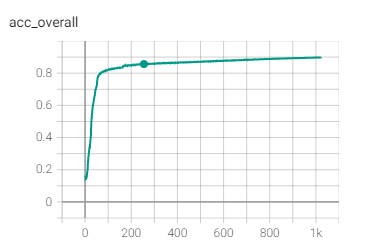
#> input picture images/40_acc_overall.PNG, 372 x 246 px
$ python -i randaugment.py   (imports and definitions only)
#> lines starting #> are read from the running program, lines starting #| are printed output that depends on the picture
#> further down, picture is the input picture: shape (246, 372, 3); mean B, G, R 249.7, 249.8, 248.5
import cv2
import numpy as np


## aug functions
def identity_func(img):
    return img


def autocontrast_func(img, cutoff=0):
    '''
        same output as PIL.ImageOps.autocontrast
    '''
    n_bins = 256
    def tune_channel(ch):
        n = ch.size
#> n = 91512
        cut = cutoff * n // 100
#> cut = 0
        if cut == 0:
            high, low = ch.max(), ch.min()
#> high = 255; low = 33
        else:
            hist = cv2.calcHist([ch], [0], None, [n_bins], [0, n_bins])
            low = np.argwhere(np.cumsum(hist) > cut)
            low = 0 if low.shape[0] == 0 else low[0]
            high = np.argwhere(np.cumsum(hist[::-1]) > cut)
            high = n_bins - 1 if high.shape[0] == 0 else n_bins - 1 - high[0]
        if high <= low:
            table = np.arange(n_bins)
        else:
            scale = (n_bins - 1) / (high - low)
#> scale = 1.15
            offset = -low * scale
#> offset = 256.1
            table = np.arange(n_bins) * scale + offset
#> table = 256 values from 256.1 to 549.1
            table[table < 0] = 0
            table[table > n_bins - 1] = n_bins - 1
        table = table.clip(0, 255).astype(np.uint8)
#> table = 256 values from 255 to 255
        return table[ch]
#> returned value: shape (246, 372); every value is 255
    channels = [tune_channel(ch) for ch in cv2.split(img)]
#> channels = 3 items
    out = cv2.merge(channels)
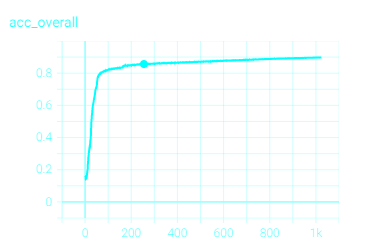
#> out: shape (246, 372, 3); mean of channels 0, 1, 2 255, 255, 248.5; drawn as B, G, R
    return out


# [163 lines left out: functions equalize_func, rotate_func, solarize_func, color_func, contrast_func, brightness_func and 7 more, not called in this run]


### level to args
def enhance_level_to_args(MAX_LEVEL):
    def level_to_args(level):
        return ((level / MAX_LEVEL) * 1.8 + 0.1, )
    return level_to_args


def shear_level_to_args(MAX_LEVEL, replace_value):
    # [4 lines left out: function level_to_args, not called in this run]
    return level_to_args


def translate_level_to_args(translate_const, MAX_LEVEL, replace_value):
    # [4 lines left out: function level_to_args, not called in this run]
    return level_to_args


# [5 lines left out: function cutout_level_to_args, not called in this run]


def solarize_level_to_args(MAX_LEVEL):
    def level_to_args(level):
        level = int((level / MAX_LEVEL) * 256)
        return (level, )
    return level_to_args


def none_level_to_args(level):
    return ()


def posterize_level_to_args(MAX_LEVEL):
    def level_to_args(level):
        level = int((level / MAX_LEVEL) * 4)
        return (level, )
    return level_to_args


def rotate_level_to_args(MAX_LEVEL, replace_value):
    # [4 lines left out: function level_to_args, not called in this run]
    return level_to_args


func_dict = {
    'Identity': identity_func,
    'AutoContrast': autocontrast_func,
    'Equalize': equalize_func,
    'Rotate': rotate_func,
    'Solarize': solarize_func,
    'Color': color_func,
    'Contrast': contrast_func,
    'Brightness': brightness_func,
    'Sharpness': sharpness_func,
    'ShearX': shear_x_func,
    'TranslateX': translate_x_func,
    'TranslateY': translate_y_func,
    'Posterize': posterize_func,
    'ShearY': shear_y_func,
}

translate_const = 10
MAX_LEVEL=10
replace_value = (128, 128, 128)
arg_dict = {
    'Identity': none_level_to_args,
    'AutoContrast': none_level_to_args,
    'Equalize': none_level_to_args,
    'Rotate': rotate_level_to_args(MAX_LEVEL, replace_value),
    'Solarize': solarize_level_to_args(MAX_LEVEL),
    'Color': enhance_level_to_args(MAX_LEVEL),
    'Contrast': enhance_level_to_args(MAX_LEVEL),
    'Brightness': enhance_level_to_args(MAX_LEVEL),
    'Sharpness': enhance_level_to_args(MAX_LEVEL),
    'ShearX': shear_level_to_args(MAX_LEVEL, replace_value),
    'TranslateX': translate_level_to_args(
        translate_const, MAX_LEVEL, replace_value
    ),
    'TranslateY': translate_level_to_args(
        translate_const, MAX_LEVEL, replace_value
    ),
    'Posterize': posterize_level_to_args(MAX_LEVEL),
    'ShearY': shear_level_to_args(MAX_LEVEL, replace_value),
}


class RandomAugment(object):

    def __init__(self, N=2, M=10):
        self.N = N
        self.M = M

    def get_random_ops(self):
        sampled_ops = np.random.choice(list(func_dict.keys()), self.N)
        return [(op, 0.5, self.M) for op in sampled_ops]

    # [8 lines left out: function __call__, not called in this run]

>>> import cv2
>>> picture = cv2.imread('../images/40_acc_overall.PNG')
>>> result = autocontrast_func(picture)

$ run again, on images/40_test_acc.PNG
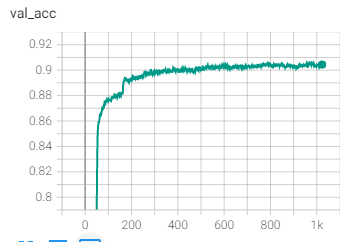
#> input picture images/40_test_acc.PNG, 358 x 242 px
#> picture is the input picture: shape (242, 358, 3); mean B, G, R 248.3, 248.4, 245.9
#> high = 255; low = 33
#> scale = 1.15
#> offset = 256.1
#> in tune_channel, `table = np.arange(n_bins) * scale + offset`: table = 256 values from 256.1 to 549.1
#> in tune_channel, `table = table.clip(0, 255).astype(np.uint8)`: table = 256 values from 255 to 255
#> low = 0
#> scale = 1
#> offset = 0
#> in tune_channel (call 3), `table = np.arange(n_bins) * scale + offset`: table = 256 values from 0 to 255
#> in tune_channel (call 3), `return table[ch]`:
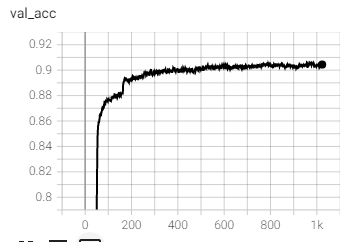
#> returned value: shape (242, 358); min 0, max 255, mean 245.9
#> channels = 3 items
#> in autocontrast_func, `out = cv2.merge(channels)`:
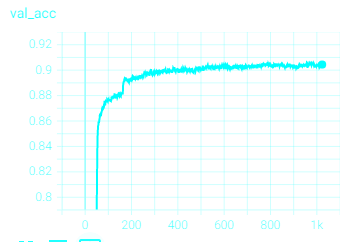
#> out: shape (242, 358, 3); mean of channels 0, 1, 2 255, 255, 245.9; drawn as B, G, R

$ run again, on images/framework.png
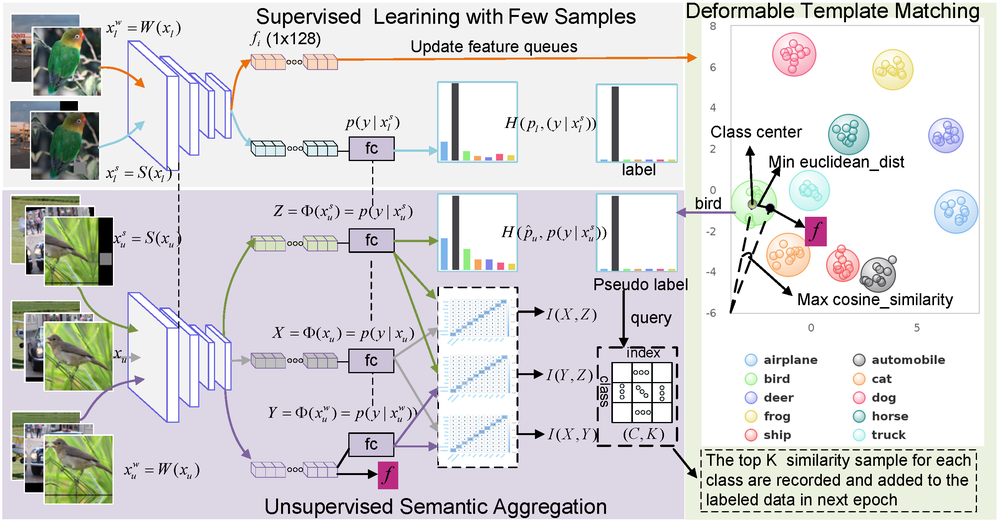
#> input picture images/framework.png, 1000 x 520 px, shrunk from 2604 x 1353 before the run
#> picture is the input picture: shape (520, 1000, 3); mean B, G, R 216.9, 215.5, 216.4
#> high = 255; low = 0
#> scale = 1
#> offset = 0
#> table = 256 values from 0 to 255
#> in tune_channel (call 2), `return table[ch]`:
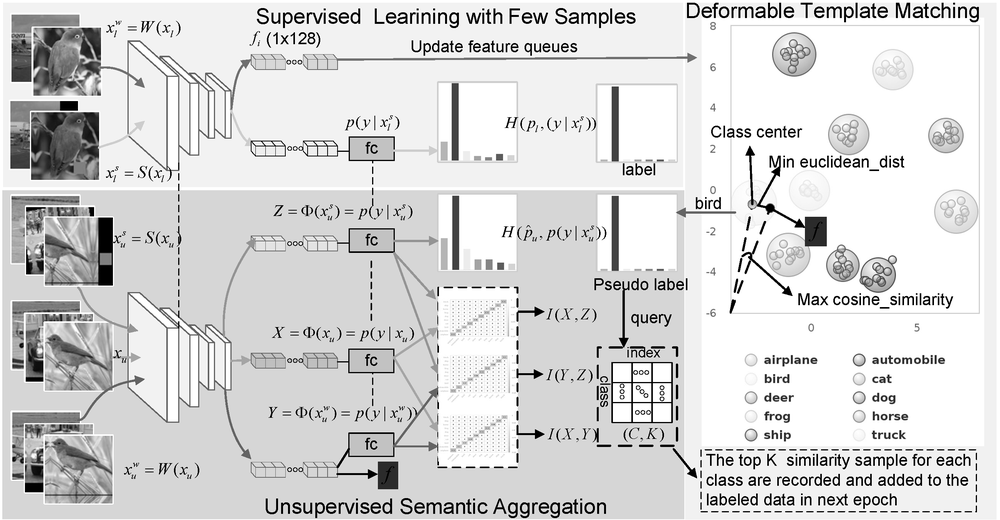
#> returned value: shape (520, 1000); min 0, max 255, mean 215.5
#> in tune_channel (call 3), `return table[ch]`:
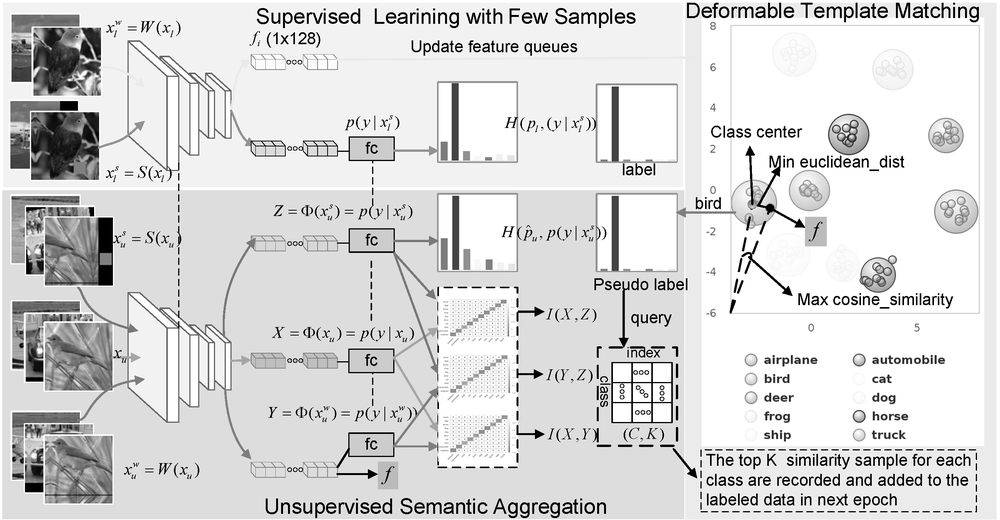
#> returned value: shape (520, 1000); min 0, max 255, mean 216.4
#> channels = 3 items
